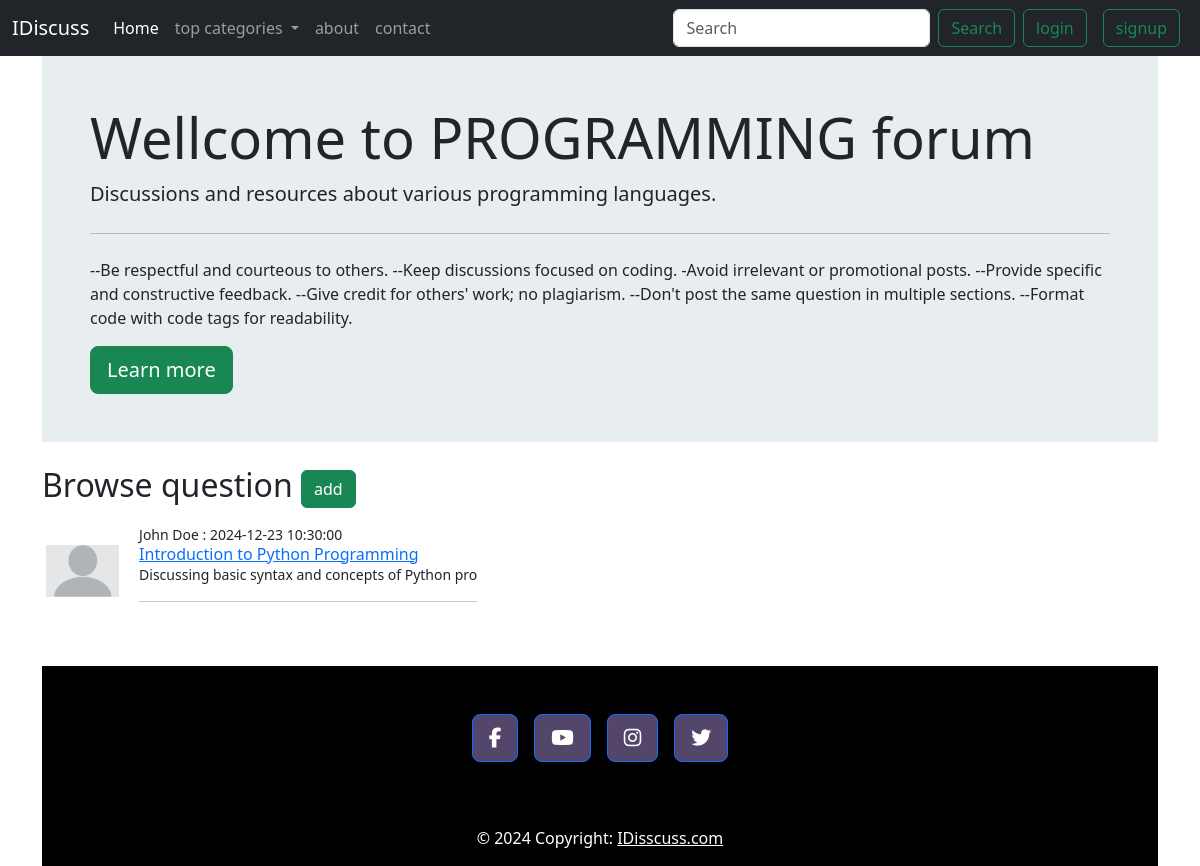
The app's page /threads_list.php?catID=8 with its own data.
### tables this page shows
CREATE TABLE `categories` (
  `cat_id` int(11) NOT NULL,
  `cat_title` varchar(99) NOT NULL,
  `cat_description` text NOT NULL
);

CREATE TABLE `threads` (
  `thread_id` int(11) NOT NULL,
  `thread_title` varchar(99) NOT NULL,
  `thread_desc` text NOT NULL,
  `thread_cat_id` int(99) NOT NULL,
  `thread_user_id` int(99) NOT NULL,
  `thread_time` datetime NOT NULL DEFAULT current_timestamp()
);

CREATE TABLE `users` (
  `id` int(11) NOT NULL,
  `name` varchar(99) NOT NULL,
  `email` varchar(99) NOT NULL,
  `pass` varchar(99) NOT NULL,
  `time` datetime NOT NULL DEFAULT current_timestamp()
);

### partials/_cat_get.php (called while the page is built, shortened)
<?php
include('_connection.php');
if (isset($_GET['catID'])) {
    $cat_id = $_GET['catID'];
    $result = mysqli_query($con, "SELECT * FROM `categories` WHERE cat_id=$cat_id");
    while ($row = mysqli_fetch_row($result)) {
        $cat_title = $row['1'];
        $cat_desc = $row['2'];
    }
}

### threads_list.php (the view, shortened to what this page needs)
<?php
include('partials/_header.php');
include('partials/_signup.php');
include('partials/_connection.php');
include('partials/_cat_get.php');
include('partials/_thread_list_insert.php');
?>
<div class="container">
    <div class="jumbotron" style="background: rgb(91%, 93%, 94%);
            padding: 3rem;">
        <h2 class="display-4">Wellcome to <b style="text-transform: uppercase;"><?php echo $cat_title; ?></b> forum</h2>
        <p class="lead"><?php echo $cat_desc; ?></p>
        <hr class="my-4">
        <p>--Be respectful and courteous to others.
            --Keep discussions focused on coding.
            -Avoid irrelevant or promotional posts.
            --Provide specific and constructive feedback.
            --Give credit for others' work; no plagiarism.
            --Don't post the same question in multiple sections.
            --Format code with code tags for readability.</p>
        <a class="btn btn-success btn-lg" href="#" role="button">Learn more</a>
    </div>
</div>
<div class="container pt-4 ">
    <h2>
        Browse question
        <button class="btn btn-success" type="button" data-bs-toggle="collapse" data-bs-target="#collapseExample" aria-expanded="false" aria-controls="collapseExample">
            add
        </button>
    </h2>
<?php
$get_id = $_GET['catID'];
$result = mysqli_query($con, "SELECT * FROM `threads` WHERE thread_cat_id=$get_id");
if (!$result || mysqli_num_rows($result) == 0) {
    echo '
        <div class="jumbotron" style="background: #e8edf0; padding: 3rem;"
            <hr class="my-4">
            <h4 class="lead">HI! To add a question, please click "Add" as there is no existing thread.</h4>
        </div>
    ';
} else {
    while ($row = mysqli_fetch_row($result)) {
        $thread_id = $row['0'];
        $thread_title = $row['1'];
        $thread_desc = $row['2'];
        $thread_user_id = $row['4'];
        $thread_time = $row['5'];
        $short_thread_desc = substr($thread_desc, 0, 50);
        $sql = mysqli_query($con, "select name from users where id=$thread_user_id");
        while ($row = mysqli_fetch_array($sql)) {
            $name = $row['name'];
        }
?>
        <div class="media my-3" style="display: flex; align-items:center;">
            <img class="mr-3 p-1" style="height: 60px;  " alt="Generic placeholder image">
            <div class="media-body align-center mx-3">
                <p style="margin: 0; font-size: 14px;">
                    <?php echo  $name . " : " . $thread_time; ?>
                </p>
                <h6 class="m-0">
                    <a href="threads.php?threadID=<?php echo $thread_id; ?>"><?php echo $thread_title; ?></a>
                </h6>
                <p style="margin: 0; font-size: 14px;">
                    <?php echo $short_thread_desc;
                    echo "<hr>" ?>
                </p>
            </div>
        </div>
<?php
    }
}
?>
<?php
include('partials/_footer.php');
?>

### records on screen
categories: cat_title "PROGRAMMING", cat_description "Discussions and resources about various programming languages."
threads: users.name "John Doe", thread_time "2024-12-23 10:30:00", thread_title "Introduction to Python Programming", thread_desc "Discussing basic syntax and concepts of Python pro"
